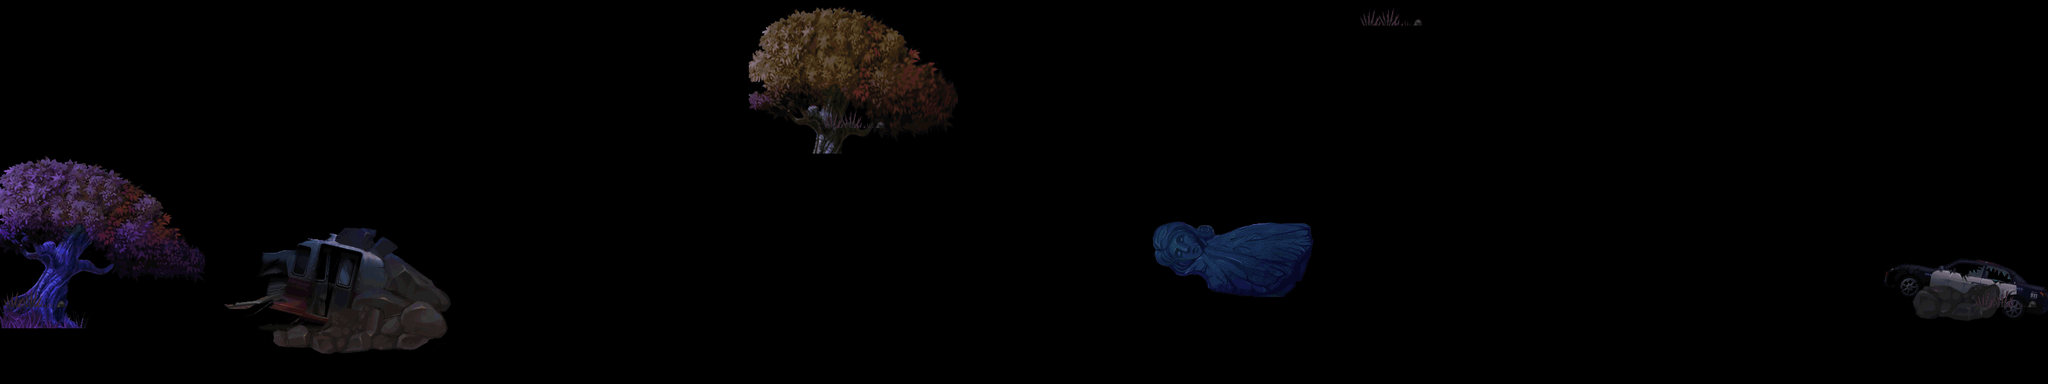

A level layout from a 2D game, rendered from its tile map. Below: a short description, then the map file with tile-grid data replaced by summaries:
An orthogonal 80x15 tile map with 40x40 px tiles, 2 tile layers (land1, land2).

<map version="1.0" orientation="orthogonal" width="80" height="15" tilewidth="40" tileheight="40">
 <tileset firstgid="1" name="a-jinjing" tilewidth="40" tileheight="40">
  <image source="a-jinjing.png" width="2036" height="1144" />
 </tileset>
 <layer name="land1" width="80" height="15">
  <data>[1200 cells, 257 non-empty, 257 distinct tile ids]</data>
 </layer>
 <layer name="land2" width="80" height="15">
  <data>[1200 cells, 15 non-empty, 4 distinct tile ids]</data>
 </layer>
</map>
